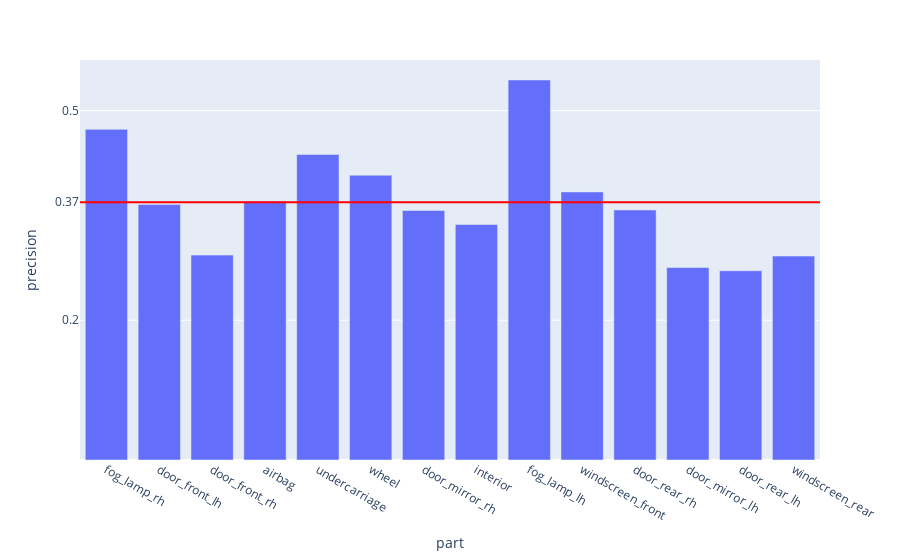

Notebook source saved alongside this figure:
### Code cell
fig = px.bar(evalMetrics, x = 'part', y = 'precision')

fig.add_hline(y=avgPrecision, line_width=2, line_color="red")

fig.update_layout(
    yaxis = dict(
        tickmode = 'array',
        tickvals = [np.format_float_positional(avgPrecision, 2), 0.2, 0.5, 0.7],
    )
)
fig

### Figure 1 — Plotly figure (JSON) as saved in the notebook; plotly's stock layout.template omitted (floating-point values rounded to 4 significant figures)
{"data": [{"alignmentgroup": "True", "hovertemplate": "part=%{x}<br>precision=%{y}<extra></extra>", "legendgroup": "", "marker": {"color": "#636efa", "pattern": {"shape": ""}}, "name": "", "offsetgroup": "", "orientation": "v", "showlegend": false, "textposition": "auto", "type": "bar", "x": ["fog_lamp_rh", "door_front_lh", "door_front_rh", "airbag", "undercarriage", "wheel", "door_mirror_rh", "interior", "fog_lamp_lh", "windscreen_front", "door_rear_rh", "door_mirror_lh", "door_rear_lh", "windscreen_rear"], "xaxis": "x", "y": [0.4732, 0.3655, 0.2932, 0.3702, 0.4371, 0.4076, 0.357, 0.337, 0.5438, 0.3836, 0.3578, 0.2754, 0.2707, 0.2918], "yaxis": "y"}], "layout": {"barmode": "relative", "legend": {"tracegroupgap": 0}, "margin": {"t": 60}, "shapes": [{"line": {"color": "red", "width": 2}, "type": "line", "x0": 0, "x1": 1, "xref": "x domain", "y0": 0.3689, "y1": 0.3689, "yref": "y"}], "xaxis": {"anchor": "y", "domain": [0, 1], "title": {"text": "part"}}, "yaxis": {"anchor": "x", "domain": [0, 1], "tickmode": "array", "tickvals": ["0.37", 0.2, 0.5, 0.7], "title": {"text": "precision"}}}}
